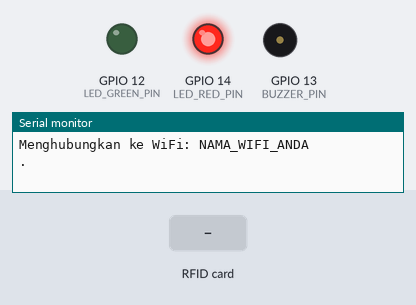
Bench run of a sketch on a simulated ESP32. Parts: output pins drawn as LEDs (lit = HIGH), buzzer (waves = sounding), the last lines printed to the serial monitor. The inputs (shaded band) are chosen by the test bench. WiFi joins after 1.5 s; servers stay silent unless stated; uploads are accepted with an empty reply.

Above: at 1.7 s.
At 3.8 s:
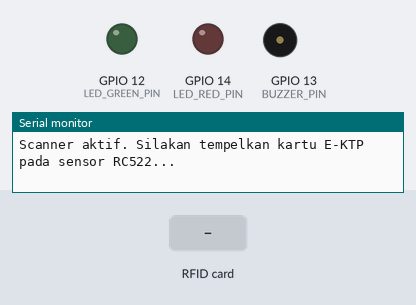
3.9 s: RFID card 5E 7A 19 C4 held to the reader
At 4.48 s:
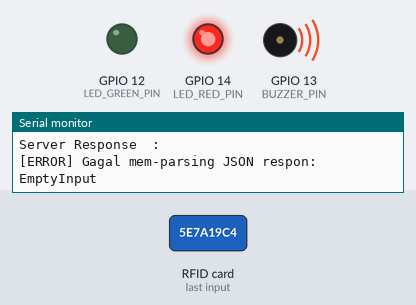
Timing chart, 0 to 6.9 s (numbered marks = the images above; inputs shaded):
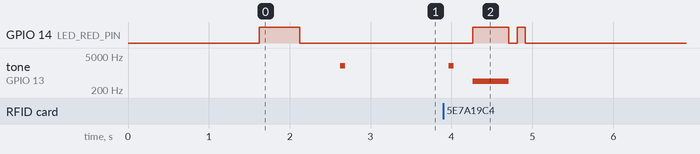

The sketch:

smart_rw_rfid.ino
```cpp
/**
 * ================================================================================================
 * SMART RW - SISTEM PEMBACA & PEREKAM E-KTP (RFID RC522 + NODEMCU ESP-32S)
 * ================================================================================================
 *
 * Perangkat Keras (Hardware):
 *  - Board : NodeMCU ESP-32S (ESP32 Dev Module / 30 atau 38 Pin)
 *  - Sensor: RFID Reader/Writer MFRC522 (13.56 MHz RFID / E-KTP / ISO14443A)
 *  - Kabel : Female to Female Jumper Wires (7 Jalur Utama)
 *  - Output: Buzzer Aktif/Pasif & LED Indikator (Hijau / Merah)
 *
 * Keamanan & Anti-Hacker:
 *  - Mengirim Device Security Token rahasia (X-Device-Token Header & JSON payload).
 *  - Mencegah injection scan palsu oleh pihak tidak berwenang ke endpoint server Laravel.
 *  - Menerima token verifikasi hash HMAC dari server untuk validasi integritas data.
 *  - Menerapkan cooldown debounce kartu (mencegah spam pembacaan kartu bertubi-tubi).
 *
 * Library yang Dibutuhkan di Arduino IDE:
 *  1. MFRC522 by GithubCommunity (v1.4.10 atau versi terbaru)
 *  2. ArduinoJson by Benoit Blanchon (v6.x atau v7.x)
 * ================================================================================================
 */

#include <WiFi.h>
#include <HTTPClient.h>
#include <SPI.h>
#include <MFRC522.h>
#include <ArduinoJson.h>

// ================================================================================================
// 1. KONFIGURASI JARINGAN WIFI & SERVER LARAVEL
// ================================================================================================

// Nama dan kata sandi WiFi tempat ESP32 dan Laptop/Server Laravel terhubung
const char* WIFI_SSID       = "NAMA_WIFI_ANDA";         // Contoh: "Balai_RW_01" atau Hotspot HP
const char* WIFI_PASSWORD   = "PASSWORD_WIFI_ANDA";     // Password WiFi Anda

/**
 * URL Endpoint Server Laravel:
 * - Ganti "192.168.1.100" dengan IP Lokal Komputer/Laptop Anda yang menjalankan Laragon.
 * - Cara cek IP Laptop di Windows: Buka CMD / PowerShell, ketik "ipconfig", cari "IPv4 Address".
 * - Contoh URL: "http://192.168.1.15:8000/api/rfid/scan" atau "http://192.168.1.15/api/rfid/scan"
 * - Jika sudah online/hosting: "https://domain-anda.com/api/rfid/scan"
 */
const char* SERVER_SCAN_URL = "http://192.168.1.100/api/rfid/scan";

/**
 * TOKEN KEAMANAN PERANGKAT (DEVICE SECURITY TOKEN):
 * - Token rahasia ini HARUS sama persis dengan yang diatur di file .env Laravel:
 *   RFID_DEVICE_TOKEN=smart-rw-iot-secret-key-2026
 * - Berfungsi mengunci endpoint sehingga hacker tidak bisa mengirimkan data scan palsu!
 */
const char* DEVICE_SECURITY_TOKEN = "smart-rw-iot-secret-key-2026";

// Identitas unik perangkat fisik scanner ini
const char* DEVICE_ID = "ESP32-GATE-RW01";


// ================================================================================================
// 2. PINOUT RANGKAIAN HARDWARE (NODEMCU ESP-32S KE RFID-RC522)
// ================================================================================================
/**
 * TABEL SAMBUNGAN KABEL JUMPER FEMALE-TO-FEMALE:
 * ------------------------------------------------------------------------------------------------
 * RFID-RC522 PIN   | WARNA REKOMENDASI | NODEMCU ESP-32S PIN   | KETERANGAN FUNGSI
 * ------------------------------------------------------------------------------------------------
 * 3.3V (VCC)       | Merah             | 3V3                   | Catu Daya 3.3V (JANGAN KE 5V/VIN!)
 * RST (Reset)      | Oranye            | GPIO 22               | Pin Kontrol Reset Hardware
 * GND (Ground)     | Hitam             | GND                   | Ground Tegangan Bersama
 * IRQ (Interrupt)  | -                 | TIDAK DIHUBUNGKAN     | Kosongkan (Not Connected / NC)
 * MISO             | Kuning            | GPIO 19               | SPI Master In Slave Out
 * MOSI             | Hijau             | GPIO 23               | SPI Master Out Slave In
 * SCK              | Biru              | GPIO 18               | SPI Serial Clock
 * SDA (SS / CS)    | Putih             | GPIO 5                | SPI Slave Select / Chip Select
 * ------------------------------------------------------------------------------------------------
 */

#define SS_PIN          5    // GPIO 5 (SDA pada RC522)
#define RST_PIN         22   // GPIO 22 (RST pada RC522)

// Pin Output Indikator Tambahan (Opsional namun sangat disarankan untuk feedback audio/visual):
#define BUZZER_PIN      13   // GPIO 13 -> Kaki Positif (+) Buzzer, Kaki (-) ke GND
#define LED_GREEN_PIN   12   // GPIO 12 -> Kaki Positif (Anoda) LED Hijau (lewat resistor 220 Ohm ke GND)
#define LED_RED_PIN     14   // GPIO 14 -> Kaki Positif (Anoda) LED Merah (lewat resistor 220 Ohm ke GND)

// Inisialisasi Instance Driver RC522
MFRC522 rfid(SS_PIN, RST_PIN);

// Variabel Kontrol Debounce & Anti-Spam
String lastScannedUid = "";
unsigned long lastScanTime = 0;
const unsigned long SCAN_COOLDOWN_MS = 2500; // Jeda 2.5 detik untuk kartu yang sama


// ================================================================================================
// 3. FUNGSI INDIKATOR FEEDBACK (SUARA & LAMPU)
// ================================================================================================

void toneBeep(int frequency, int durationMs) {
    tone(BUZZER_PIN, frequency, durationMs);
    delay(durationMs);
    noTone(BUZZER_PIN);
}

// Sinyal 1: Akses Diterima / Perekaman Sukses (Dua Bip Ceria + LED Hijau Nyala)
void feedbackAccessGranted() {
    digitalWrite(LED_GREEN_PIN, HIGH);
    toneBeep(1800, 100);
    delay(70);
    toneBeep(2400, 150);
    delay(800);
    digitalWrite(LED_GREEN_PIN, LOW);
}

// Sinyal 2: Akses Ditolak / Hacker / Token Salah (Satu Buzz Panjang + LED Merah Kedip)
void feedbackAccessDenied() {
    digitalWrite(LED_RED_PIN, HIGH);
    toneBeep(450, 450);
    digitalWrite(LED_RED_PIN, LOW);
    delay(100);
    digitalWrite(LED_RED_PIN, HIGH);
    delay(100);
    digitalWrite(LED_RED_PIN, LOW);
}

// Sinyal 3: Kartu Terdeteksi Pertama Kali Ditempel (Bip Singkat)
void feedbackCardDetected() {
    toneBeep(2000, 60);
}

// Sinyal 4: Menunggu Verifikasi RT / Pending (Tiga Bip Pendek)
void feedbackPendingApproval() {
    for (int i = 0; i < 3; i++) {
        digitalWrite(LED_RED_PIN, HIGH);
        toneBeep(1200, 80);
        digitalWrite(LED_RED_PIN, LOW);
        delay(80);
    }
}


// ================================================================================================
// 4. KONEKSI & REKONEKSI WIFI OTOMATIS
// ================================================================================================

void setupWiFi() {
    Serial.println();
    Serial.println("==================================================");
    Serial.print("Menghubungkan ke WiFi: ");
    Serial.println(WIFI_SSID);

    WiFi.mode(WIFI_STA);
    WiFi.begin(WIFI_SSID, WIFI_PASSWORD);

    int attempts = 0;
    while (WiFi.status() != WL_CONNECTED && attempts < 30) {
        delay(500);
        Serial.print(".");
        attempts++;
        digitalWrite(LED_RED_PIN, !digitalRead(LED_RED_PIN)); // Kedip cepat saat mencoba konek
    }

    digitalWrite(LED_RED_PIN, LOW);

    if (WiFi.status() == WL_CONNECTED) {
        Serial.println();
        Serial.println("[WIFI TERHUBUNG]");
        Serial.print("IP Address ESP32: ");
        Serial.println(WiFi.localIP());
        Serial.print("Sinyal (RSSI)   : ");
        Serial.print(WiFi.RSSI());
        Serial.println(" dBm");
        feedbackCardDetected(); // Bip tanda online
    } else {
        Serial.println();
        Serial.println("[WIFI GAGAL TERHUBUNG] Periksa SSID dan Password!");
    }
    Serial.println("==================================================");
}

void ensureWiFiConnected() {
    if (WiFi.status() != WL_CONNECTED) {
        Serial.println("[WIFI TERPUTUS] Mencoba menghubungkan kembali...");
        WiFi.disconnect();
        WiFi.reconnect();
        int retries = 0;
        while (WiFi.status() != WL_CONNECTED && retries < 15) {
            delay(400);
            Serial.print(".");
            retries++;
        }
        if (WiFi.status() == WL_CONNECTED) {
            Serial.println("\n[WIFI TERHUBUNG KEMBALI]");
        }
    }
}


// ================================================================================================
// 5. PENGIRIMAN DATA SCAN KE LARAVEL DENGAN TOKEN KEAMANAN
// ================================================================================================

void sendScanToLaravel(String uidClean, String uidFormatted) {
    ensureWiFiConnected();

    if (WiFi.status() != WL_CONNECTED) {
        Serial.println("[ERROR] Tidak dapat mengirim scan: WiFi belum terhubung!");
        feedbackAccessDenied();
        return;
    }

    HTTPClient http;
    http.begin(SERVER_SCAN_URL);

    // Header Standar HTTP & Token Keamanan Perangkat
    http.addHeader("Content-Type", "application/json");
    http.addHeader("Accept", "application/json");
    http.addHeader("X-Device-Token", DEVICE_SECURITY_TOKEN);       // Token Utama di HTTP Header
    http.addHeader("Authorization", String("Bearer ") + DEVICE_SECURITY_TOKEN); // Alternatif Bearer

    // Siapkan Payload JSON menggunakan ArduinoJson
    StaticJsonDocument<300> doc;
    doc["uid"]          = uidClean;
    doc["device_id"]    = DEVICE_ID;
    doc["device_token"] = DEVICE_SECURITY_TOKEN; // Disertakan juga di body JSON

    String requestBody;
    serializeJson(doc, requestBody);

    Serial.println("\n--------------------------------------------------");
    Serial.print("[KIRIM KE LARAVEL] -> ");
    Serial.println(SERVER_SCAN_URL);
    Serial.print("Payload JSON: ");
    Serial.println(requestBody);

    unsigned long reqStartTime = millis();
    int httpResponseCode = http.POST(requestBody);
    unsigned long responseDuration = millis() - reqStartTime;

    Serial.print("Waktu Respon: ");
    Serial.print(responseDuration);
    Serial.println(" ms");

    if (httpResponseCode > 0) {
        String responsePayload = http.getString();
        Serial.print("HTTP Status Code: ");
        Serial.println(httpResponseCode);
        Serial.print("Server Response  : ");
        Serial.println(responsePayload);

        // Parsing Respon JSON dari Laravel
        StaticJsonDocument<1024> respDoc;
        DeserializationError err = deserializeJson(respDoc, responsePayload);

        if (err) {
            Serial.print("[ERROR] Gagal mem-parsing JSON respon: ");
            Serial.println(err.c_str());
            feedbackAccessDenied();
        } else {
            const char* status = respDoc["status"] | "error";
            bool accessGranted = respDoc["access_granted"] | false;
            const char* accessMsg = respDoc["access_message"] | "";
            const char* buzzerSignal = respDoc["buzzer_signal"] | "DENIED";
            const char* verificationToken = respDoc["verification_token"] | "";
            bool isRegistered = respDoc["is_registered"] | false;

            Serial.println();
            Serial.println("=========== HASIL VERIFIKASI SMART RW ===========");
            Serial.print("Status Server    : "); Serial.println(status);
            Serial.print("Izin Masuk       : "); Serial.println(accessGranted ? "DIIZINKAN (GRANTED)" : "DITOLAK (DENIED)");
            Serial.print("Pesan Akses      : "); Serial.println(accessMsg);
            Serial.print("Tautan E-KTP     : "); Serial.println(isRegistered ? "Terdaftar pada Data Warga" : "Belum Terdaftar (Mode Rekam)");

            if (isRegistered && respDoc.containsKey("registered_to") && !respDoc["registered_to"].isNull()) {
                const char* nama = respDoc["registered_to"]["nama_lengkap"] | "-";
                const char* nik  = respDoc["registered_to"]["nik"] | "-";
                const char* rt   = respDoc["registered_to"]["rt"] | "-";
                Serial.print("Pemilik E-KTP    : "); Serial.print(nama);
                Serial.print(" (NIK: "); Serial.print(nik);
                Serial.print(", Wilayah RT "); Serial.print(rt);
                Serial.println(")");
            }

            if (strlen(verificationToken) > 0) {
                Serial.print("Token Hash HMAC  : "); Serial.println(verificationToken);
            }
            Serial.println("==================================================");

            // Eksekusi Indikator Fisik Sesuai Keputusan Server
            if (String(buzzerSignal) == "GRANTED") {
                feedbackAccessGranted();
            } else if (String(buzzerSignal) == "PENDING") {
                feedbackPendingApproval();
            } else {
                feedbackAccessDenied();
            }
        }
    } else {
        Serial.print("[ERROR HTTP] Gagal terhubung ke server Laravel. Kode: ");
        Serial.println(httpResponseCode);
        Serial.println("Tips: Periksa apakah IP Laravel benar dan Laptop terhubung ke WiFi yang sama.");
        feedbackAccessDenied();
    }

    http.end();
}


// ================================================================================================
// 6. SETUP ARDUINO
// ================================================================================================

void setup() {
    Serial.begin(115200);
    delay(1000);

    // Inisialisasi Pin Output
    pinMode(BUZZER_PIN, OUTPUT);
    pinMode(LED_GREEN_PIN, OUTPUT);
    pinMode(LED_RED_PIN, OUTPUT);

    digitalWrite(BUZZER_PIN, LOW);
    digitalWrite(LED_GREEN_PIN, LOW);
    digitalWrite(LED_RED_PIN, LOW);

    Serial.println("\n");
    Serial.println("==================================================");
    Serial.println("      SMART RW - IOT RFID SCANNER GATEWAY         ");
    Serial.println("     NodeMCU ESP-32S + MFRC522 (E-KTP Reader)     ");
    Serial.println("==================================================");

    // Inisialisasi Bus SPI dan Sensor RFID RC522
    SPI.begin(18, 19, 23, 5); // SCK=18, MISO=19, MOSI=23, SS=5
    rfid.PCD_Init();
    delay(50);

    // Cek versi hardware RC522
    byte v = rfid.PCD_ReadRegister(rfid.VersionReg);
    Serial.print("Versi Firmware Sensor RC522: 0x");
    Serial.print(v, HEX);
    if (v == 0x91 || v == 0x92) {
        Serial.println(" -> SENSOR SIAP & NORMAL!");
    } else if (v == 0x00 || v == 0xFF) {
        Serial.println(" -> [PERINGATAN] Sensor tidak terdeteksi! Periksa kabel jumper.");
    } else {
        Serial.println(" -> Sensor terdeteksi.");
    }

    // Hubungkan ke Jaringan WiFi
    setupWiFi();

    Serial.println("\nScanner aktif. Silakan tempelkan kartu E-KTP pada sensor RC522...");
}


// ================================================================================================
// 7. LOOP UTAMA (PEMBACAAN KARTU & DEBOUNCE)
// ================================================================================================

void loop() {
    // 1. Cek apakah ada kartu baru di dekat sensor
    if (!rfid.PICC_IsNewCardPresent()) {
        delay(50);
        return;
    }

    // 2. Baca serial number / UID dari kartu
    if (!rfid.PICC_ReadCardSerial()) {
        delay(50);
        return;
    }

    // 3. Konversi UID byte array menjadi String Hexadecimal bersih & terformat
    String uidClean = "";
    String uidFormatted = "";

    for (byte i = 0; i < rfid.uid.size; i++) {
        if (rfid.uid.uidByte[i] < 0x10) {
            uidClean += "0";
            uidFormatted += "0";
        }
        uidClean += String(rfid.uid.uidByte[i], HEX);
        uidFormatted += String(rfid.uid.uidByte[i], HEX);
        if (i < rfid.uid.size - 1) {
            uidFormatted += ":";
        }
    }

    uidClean.toUpperCase();
    uidFormatted.toUpperCase();

    // 4. Filter Debounce & Anti-Spam
    unsigned long now = millis();
    if (uidClean == lastScannedUid && (now - lastScanTime < SCAN_COOLDOWN_MS)) {
        // Kartu yang sama masih menempel, abaikan agar tidak spam request
        delay(100);
        rfid.PICC_HaltA();
        rfid.PCD_StopCrypto1();
        return;
    }

    lastScannedUid = uidClean;
    lastScanTime = now;

    // Sinyal Bip Singkat: Kartu terdeteksi fisik
    feedbackCardDetected();

    Serial.println("\n==================================================");
    Serial.println("[KARTU TERDETEKSI]");
    Serial.print("Tipe Kartu   : ");
    MFRC522::PICC_Type piccType = rfid.PICC_GetType(rfid.uid.sak);
    Serial.println(rfid.PICC_GetTypeName(piccType));
    Serial.print("UID Bersih   : "); Serial.println(uidClean);
    Serial.print("UID Terformat: "); Serial.println(uidFormatted);

    // 5. Kirim data UID ke API Laravel lengkap dengan Token Keamanan
    sendScanToLaravel(uidClean, uidFormatted);

    // 6. Hentikan komunikasi dengan kartu aktif
    rfid.PICC_HaltA();
    rfid.PCD_StopCrypto1();

    delay(200);
}
```

Measured:
- after the input at 3.9 s, GPIO 14 (LED_RED_PIN): LOW → HIGH after 0.36 s, → LOW 0.45 s later, → HIGH 0.10 s later, → LOW 0.10 s later; tone on GPIO 13 (BUZZER_PIN): silent → 2000 Hz after 0.07 s, → silent 0.06 s later, → 450 Hz 0.23 s later, → silent 0.45 s later
